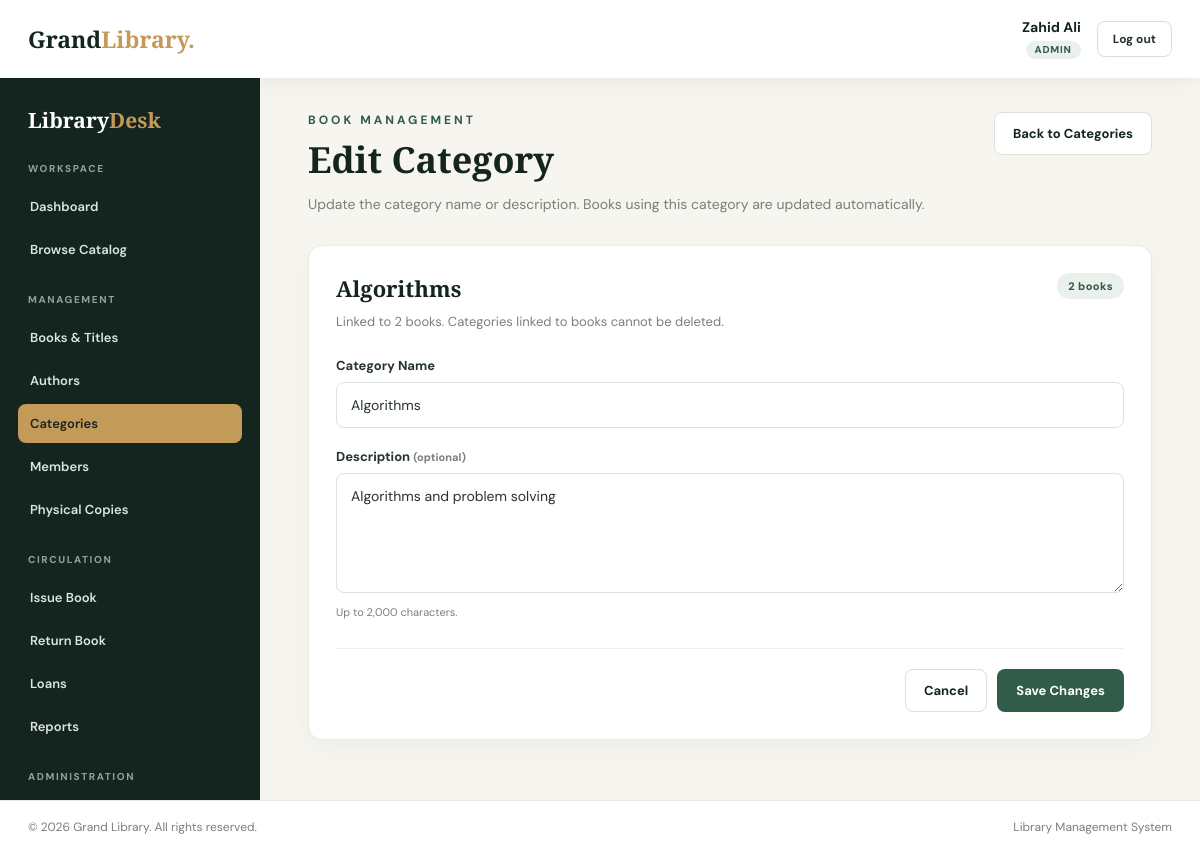
/categories/edit.php?id=2 (signed in), run on the app's committed database.
### tables this page shows
CREATE TABLE `users` (
  `id` int NOT NULL AUTO_INCREMENT,
  `name` varchar(100) NOT NULL,
  `email` varchar(150) NOT NULL,
  `password` varchar(255) NOT NULL,
  `role` enum('Admin','Librarian') NOT NULL DEFAULT 'Librarian',
  `status` enum('Active','Inactive') NOT NULL DEFAULT 'Active',
  `created_at` timestamp NULL DEFAULT CURRENT_TIMESTAMP,
  PRIMARY KEY (`id`),
  UNIQUE KEY `email` (`email`)
);

CREATE TABLE `categories` (
  `id` int NOT NULL AUTO_INCREMENT,
  `name` varchar(100) NOT NULL,
  `description` text,
  PRIMARY KEY (`id`),
  UNIQUE KEY `name` (`name`)
);

### includes/functions.php (called while the page is built, shortened)
<?php
function e($value): string
{
    return htmlspecialchars((string)$value, ENT_QUOTES | ENT_SUBSTITUTE, 'UTF-8');
}
function app_url(string $path = ''): string
{
    $documentRoot = isset($_SERVER['DOCUMENT_ROOT']) ? realpath($_SERVER['DOCUMENT_ROOT']) : false;
    $appRoot = realpath(dirname(__DIR__));
    $base = '';
    if ($documentRoot && $appRoot) {
        $docRoot = rtrim(str_replace('\\', '/', $documentRoot), '/');
        $rootPath = rtrim(str_replace('\\', '/', $appRoot), '/');
        if (stripos($rootPath, $docRoot) === 0) {
            $base = substr($rootPath, strlen($docRoot));
        }
    }
    $base = rtrim($base, '/');
    $path = ltrim($path, '/');
    return $base . '/' . $path;
}
function is_post(): bool
{
    return isset($_SERVER['REQUEST_METHOD']) && $_SERVER['REQUEST_METHOD'] === 'POST';
}
function get_value(string $key, string $default = ''): string
{
    $value = $_GET[$key] ?? $default;
    return is_string($value) ? trim($value) : $default;
}
function normalize_role(string $role): ?string
{
    if (strcasecmp($role, 'Admin') === 0) {
        return 'Admin';
    }
    return null;
}

### includes/auth.php (called while the page is built, shortened)
<?php
require_once __DIR__ . '/functions.php';
require_once __DIR__ . '/../config/db.php';
function current_user(): ?array
{
    $role = normalize_role((string)($_SESSION['user_role'] ?? ''));
    return [
        'id' => (int)$_SESSION['user_id'],
        'name' => (string)($_SESSION['user_name'] ?? ''),
        'role' => $role,
    ];
}
function require_login(): array
{
    $user = current_user();
    global $conn;
    $stmt = $conn->prepare('SELECT name, role, status FROM users WHERE id = ? LIMIT 1');
    $stmt->bind_param('i', $user['id']);
    if (!$stmt->execute()) {
        $stmt->close();
        logout_user();
        redirect(app_url('login.php'));
    }
    $row = $stmt->get_result()->fetch_assoc();
    $role = $row ? normalize_role((string)$row['role']) : null;
    return [
        'id' => $user['id'],
        'name' => (string)$row['name'],
        'role' => $role,
    ];
}
function require_staff(): array
{
    $user = require_login();
    return $user;
}

### categories/edit.php (the view, shortened to what this page needs)
<?php
require_once __DIR__ . '/../includes/auth.php';
require_staff();
$idInput = is_post() ? post_value('id') : get_value('id');
$categoryId = (int)$idInput;
$lookup = $conn->prepare("
    SELECT c.id, c.name, c.description,
           (SELECT COUNT(*) FROM books b WHERE b.category_id = c.id) AS book_count
    FROM categories c
    WHERE c.id = ?
    LIMIT 1
");
$lookup->bind_param('i', $categoryId);
$lookup->execute();
$category = $lookup->get_result()->fetch_assoc();
$name = (string)$category['name'];
$description = (string)($category['description'] ?? '');
$bookCount = (int)$category['book_count'];
require_once __DIR__ . '/../includes/header.php';
require_once __DIR__ . '/../includes/sidebar.php';
?>
<section class="page-head">
    <div>
        <div class="eyebrow">Book Management</div>
        <h1>Edit Category</h1>
        <p>Update the category name or description. Books using this category are updated automatically.</p>
    </div>
    <a class="btn btn-secondary" href="<?php echo e(app_url('categories/index.php')); ?>">Back to Categories</a>
</section>
<section class="panel form-panel">
    <div class="panel-head">
        <div>
            <h2><?php echo e($category['name']); ?></h2>
            <p class="panel-intro">
                <?php echo $bookCount === 1 ? 'Linked to 1 book.' : 'Linked to ' . number_format($bookCount) . ' books.'; ?>
                Categories linked to books cannot be deleted.
            </p>
        </div>
        <div class="detail-badges">
            <span class="count-pill"><?php echo number_format($bookCount); ?> books</span>
        </div>
    </div>
    <form method="post" action="<?php echo e(app_url('categories/edit.php')); ?>">
        <div class="form-grid">
            <div class="form-group form-group-full">
                <label for="name">Category Name</label>
                <input class="form-control" type="text" id="name" name="name"
                       value="<?php echo e($name); ?>" maxlength="100"
                       placeholder="Category name" required>
            </div>
            <div class="form-group form-group-full">
                <label for="description">Description <span class="table-note">(optional)</span></label>
                <textarea class="form-control" id="description" name="description"
                          maxlength="2000" placeholder="A short description of this category"><?php echo e($description); ?></textarea>
                <div class="form-help">Up to 2,000 characters.</div>
            </div>
        </div>
        <div class="form-actions">
            <a class="btn btn-secondary" href="<?php echo e(app_url('categories/index.php')); ?>">Cancel</a>
            <button type="submit" class="btn btn-primary">Save Changes</button>
        </div>
    </form>
</section>
<?php require_once __DIR__ . '/../includes/footer.php'; ?>

### includes/header.php (shortened to what this page needs)
<?php
require_once __DIR__ . '/auth.php';
$staff = current_user();
?>
<!DOCTYPE html>
<html lang="en">
<head>
    <link rel="stylesheet" href="<?php echo e(app_url('assets/tera.css')); ?>">
</head>
<body class="staff-body">
<header class="staff-topbar">
    <a class="logo staff-logo" href="<?php echo e(app_url('dashboard.php')); ?>">Grand<span>Library.</span></a>
    <div class="staff-user">
        <div class="staff-user-info">
            <div class="staff-user-name"><?php echo e($staff['name']); ?></div>
            <span class="role-badge"><?php echo e($staff['role']); ?></span>
        </div>
        <form method="post" action="<?php echo e(app_url('logout.php')); ?>" class="logout-form">
            <button type="submit" class="logout-btn">Log out</button>
        </form>
    </div>
</header>
<div class="staff-layout">

### assets/tera.css (style rules this page uses)
:root { --dark: #14251f; --green: #315c49; --gold: #c49a58; --cream: #f7f5ef; --white: #ffffff; --text: #26342d; --muted: #788078; }
* { margin: 0; padding: 0; box-sizing: border-box; }
html { scroll-behavior: smooth; }
body { font-family: 'DM Sans', sans-serif; background: var(--cream); color: var(--text); }
a { text-decoration: none; color: inherit; }
.logo { font-family: 'Playfair Display', serif; font-size: 25px; font-weight: 800; color: var(--dark); }
.logo span { color: var(--gold); }
.eyebrow { color: #d6b77e; text-transform: uppercase; letter-spacing: 3px; font-size: 12px; font-weight: 700; margin-bottom: 22px; }
.staff-body { min-height: 100vh; background: var(--cream); }
.staff-topbar { height: 78px; padding: 0 28px; background: var(--white); display: flex; align-items: center; gap: 18px; position: sticky; top: 0; z-index: 120; box-shadow: 0 3px 20px rgba(0,0,0,.06); }
.staff-logo { font-size: 23px; white-space: nowrap; }
.staff-user { margin-left: auto; display: flex; align-items: center; gap: 16px; }
.staff-user-info { text-align: right; line-height: 1.25; }
.staff-user-name { color: var(--dark); font-size: 14px; font-weight: 700; }
.role-badge { display: inline-block; margin-top: 4px; padding: 3px 9px; border-radius: 999px; background: #eaf1ec; color: var(--green); font-size: 10px; font-weight: 800; letter-spacing: .08em; text-transform: uppercase; vertical-align: middle; }
.logout-form { margin: 0; }
.logout-btn { border: 1px solid #d9ded9; background: transparent; color: var(--text); padding: 9px 15px; border-radius: 8px; font: 700 12px 'DM Sans', sans-serif; cursor: pointer; transition: .2s ease; }
.staff-layout { display: grid; grid-template-columns: 260px minmax(0, 1fr); min-height: calc(100vh - 78px); }
.page-head { display: flex; align-items: flex-start; justify-content: space-between; gap: 20px; flex-wrap: wrap; margin-bottom: 28px; }
.page-head .eyebrow { margin-bottom: 0; color: var(--green); }
.page-head h1 { margin: 7px 0 9px; color: var(--dark); font: 700 36px 'Playfair Display', serif; }
.page-head p { color: var(--muted); font-size: 14px; line-height: 1.7; }
.btn { display: inline-flex; align-items: center; justify-content: center; gap: 8px; padding: 12px 18px; border: 1px solid transparent; border-radius: 8px; font: 700 13px 'DM Sans', sans-serif; cursor: pointer; transition: .2s ease; white-space: nowrap; }
.btn-primary { background: var(--green); color: var(--white); }
.panel { padding: 27px; border: 1px solid #e9ebe5; border-radius: 14px; background: var(--white); box-shadow: 0 8px 24px rgba(20,37,31,.04); }
.panel h2 { color: var(--dark); font: 700 22px 'Playfair Display', serif; }
.panel-intro { margin-top: 8px; color: var(--muted); font-size: 13px; line-height: 1.7; }
.panel-head { display: flex; align-items: flex-start; justify-content: space-between; gap: 18px; flex-wrap: wrap; }
.panel-head h2 { margin: 0; }
.count-pill { display: inline-flex; align-items: center; padding: 6px 11px; border-radius: 999px; background: #eaf1ec; color: var(--green); font-size: 11px; font-weight: 800; letter-spacing: .04em; white-space: nowrap; }
.btn-secondary { border-color: #dbe0da; background: var(--white); color: var(--dark); }
.form-panel { max-width: 920px; }
.form-grid { display: grid; grid-template-columns: repeat(2, minmax(0, 1fr)); gap: 20px; margin-top: 24px; }
.form-group { min-width: 0; }
.form-group label { display: block; margin-bottom: 8px; color: var(--text); font-size: 13px; font-weight: 700; }
.form-control { width: 100%; padding: 13px 14px; border: 1px solid #dde2dc; border-radius: 8px; background: var(--white); color: var(--text); font: 400 14px 'DM Sans', sans-serif; transition: .2s ease; }
.form-actions { display: flex; align-items: center; justify-content: flex-end; gap: 10px; margin-top: 28px; padding-top: 20px; border-top: 1px solid #eef0ea; }
.detail-badges { display: flex; align-items: center; gap: 8px; flex-wrap: wrap; }
.form-group-full { grid-column: 1 / -1; }
textarea.form-control { min-height: 120px; resize: vertical; }
.form-help { margin-top: 6px; color: var(--muted); font-size: 11px; line-height: 1.5; }
.table-note { color: var(--muted); font-size: 11px; }

### data on the page
users: name "Zahid Ali", role "ADMIN"
categories: name "Algorithms", description "Algorithms and problem solving"

### other printed values
$bookCount "2"
